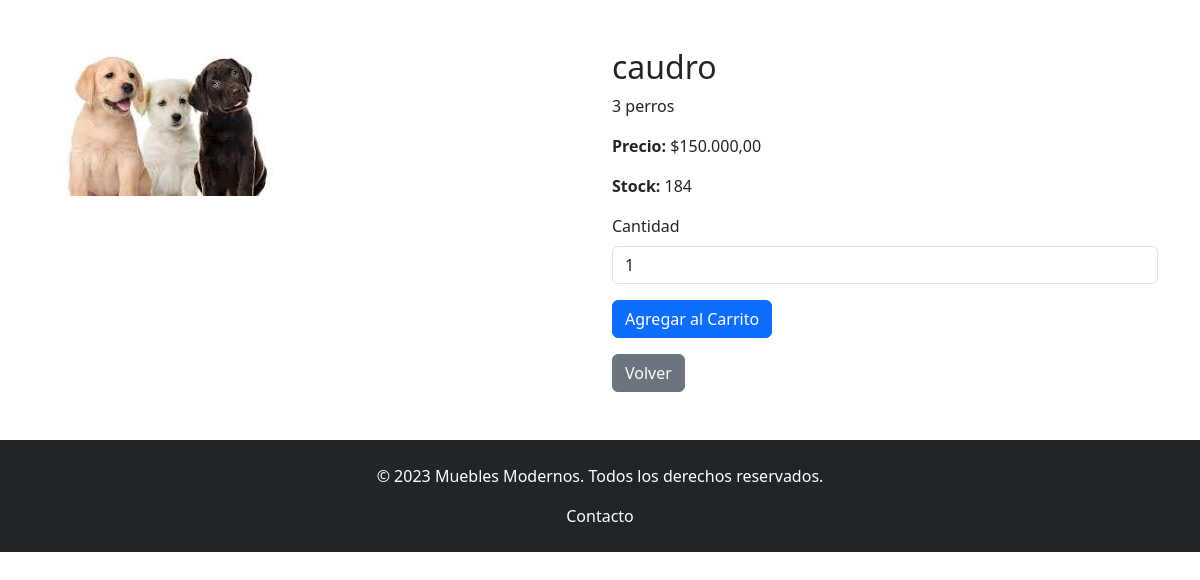
Screenshot of /producto.php?id=6 with the database file from the repository.
### tables this page shows
CREATE TABLE `inventario` (
  `id_producto` int(11) NOT NULL,
  `categoria` varchar(255) NOT NULL,
  `nombre` varchar(255) NOT NULL,
  `descripcion` text DEFAULT NULL,
  `precio` decimal(10,2) NOT NULL,
  `stock` int(11) NOT NULL,
  `imagen_url` varchar(255) DEFAULT NULL,
  `en_oferta` enum('si','no') DEFAULT 'no',
  `descuento` int(11) DEFAULT 0,
  `precio_descuento` decimal(10,2) DEFAULT NULL,
  `cantidad_vendida` int(11) DEFAULT 0
);

### src/producto.php (the view, shortened to what this page needs)
<?php
include("conexion.php");
function formatoMoneda($cantidad) {
    return '$' . number_format((float)$cantidad, 2, ',', '.');
}
$producto_id = isset($_GET['id']) ? intval($_GET['id']) : 0;
$producto = null;
if ($producto_id > 0) {
    $query = "SELECT * FROM inventario WHERE id_producto = $producto_id";
    $result = mysqli_query($conex, $query);
    $producto = mysqli_fetch_assoc($result);
}
?>
<!DOCTYPE html>
<html lang="es">
<head>
    <link href="https://cdn.jsdelivr.net/npm/bootstrap@5.3.0/dist/css/bootstrap.min.css" rel="stylesheet">
</head>
<body>
    <div class="container my-5">
        <?php if ($producto): ?>
            <div class="row">
                <div class="col-md-6 position-relative">
                    <img src="<?php echo $producto['imagen_url']; ?>" class="img-fluid" alt="<?php echo $producto['nombre']; ?>">
                </div>
                <div class="col-md-6">
                    <h2><?php echo $producto['nombre']; ?></h2>
                    <p><?php echo $producto['descripcion']; ?></p>
                    <p><strong>Precio:</strong> <?php echo formatoMoneda($producto['precio']); ?></p>
                    <p><strong>Stock:</strong> <?php echo $producto['stock']; ?></p>
                    <form method="post" action="producto.php?id=<?php echo $producto['id_producto']; ?>">
                        <div class="mb-3">
                            <label for="cantidad" class="form-label">Cantidad</label>
                            <input type="number" class="form-control" id="cantidad" name="cantidad" value="1" min="1" max="<?php echo $producto['stock']; ?>" required>
                        </div>
                        <button type="submit" class="btn btn-primary">Agregar al Carrito</button>
                    </form>
                    <a href="javascript:history.back()" class="btn btn-secondary mt-3">Volver</a>
                </div>
            </div>
        <?php else: ?>
            <p class="text-center">Producto no encontrado.</p>
        <?php endif; ?>
    </div>
    <footer class="bg-dark text-white text-center py-4">
        <p>&copy; 2023 Muebles Modernos. Todos los derechos reservados.</p>
        <a class="nav-link" href="#contacto">Contacto</a>
    </footer>
</body>
</html>

### rows the page displays
inventario: imagen_url (picture), nombre "caudro", descripcion "3 perros", precio "$150.000,00", stock "184"
